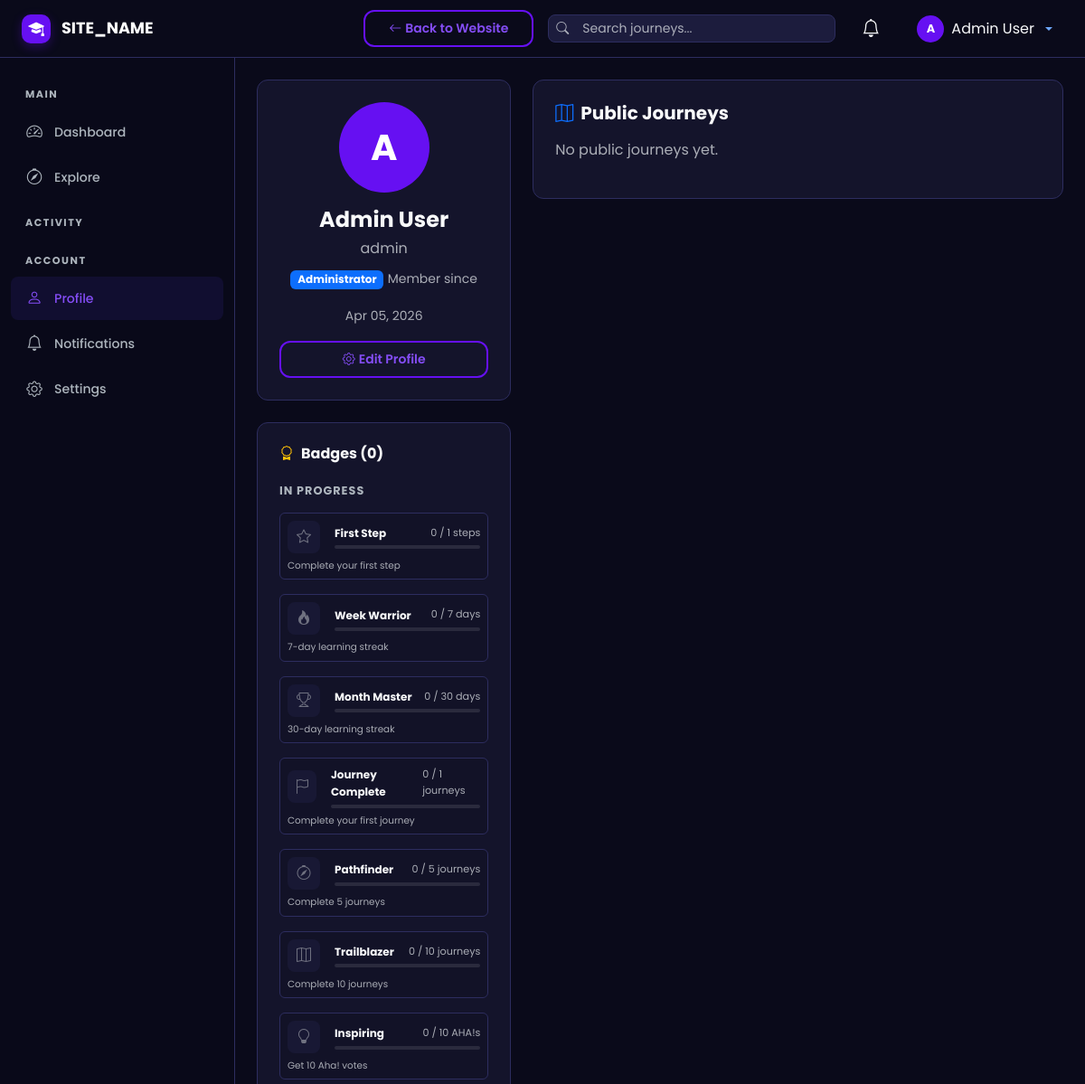
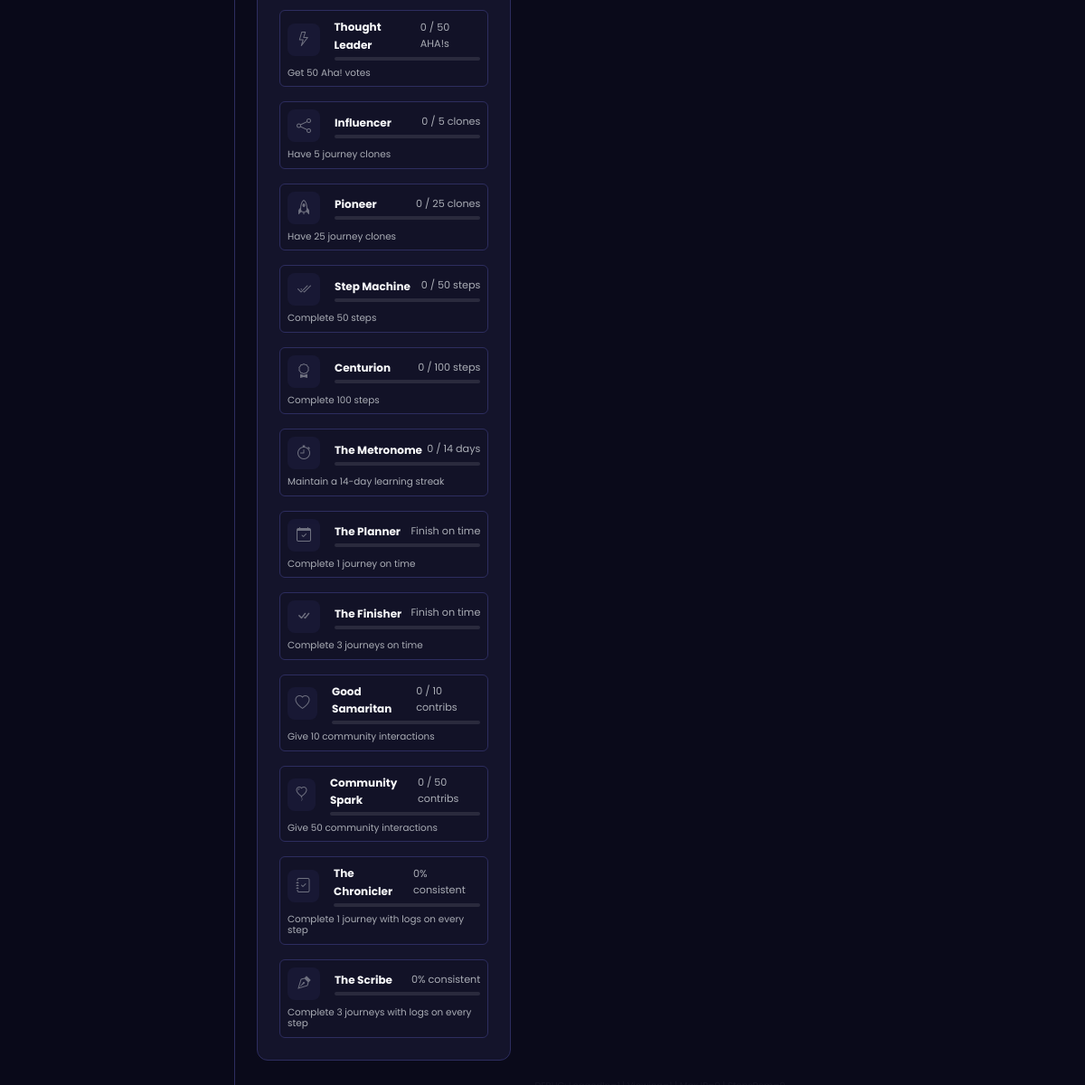
Screenshot of /user/profile.php (signed in) with the database file from the repository (2 pictures, top to bottom).
### tables this page shows
CREATE TABLE `users` (
  `id` int UNSIGNED NOT NULL,
  `username` varchar(50) NOT NULL,
  `email` varchar(255) NOT NULL,
  `password_hash` varchar(255) NOT NULL,
  `full_name` varchar(100) NOT NULL,
  `avatar` varchar(255) DEFAULT 'default-avatar.png',
  `bio` text,
  `role` enum('user','admin') NOT NULL DEFAULT 'user',
  `is_active` tinyint(1) NOT NULL DEFAULT '1',
  `current_streak` int UNSIGNED NOT NULL DEFAULT '0',
  `longest_streak` int UNSIGNED NOT NULL DEFAULT '0',
  `last_activity_date` date DEFAULT NULL,
  `created_at` datetime NOT NULL DEFAULT CURRENT_TIMESTAMP,
  `updated_at` datetime NOT NULL DEFAULT CURRENT_TIMESTAMP ON UPDATE CURRENT_TIMESTAMP
);

CREATE TABLE `badges` (
  `id` int UNSIGNED NOT NULL,
  `name` varchar(100) NOT NULL,
  `description` varchar(255) NOT NULL,
  `icon` varchar(50) NOT NULL DEFAULT 'bi-award',
  `criteria_type` enum('streak','journeys_completed','steps_completed','clones','aha_votes','consistent','community_helper','committed','diligent','aha_votes_received') NOT NULL,
  `criteria_value` int UNSIGNED NOT NULL,
  `created_at` datetime NOT NULL DEFAULT CURRENT_TIMESTAMP
);

### user/profile.php (the view, shortened to what the rows shown need)
<?php
require_once __DIR__ . '/../includes/session.php';
require_once __DIR__ . '/../includes/helpers.php';
$db = getDB();
$viewId = isset($_GET['id']) ? (int)$_GET['id'] : (isLoggedIn() ? getCurrentUserId() : 0);
$stmt = $db->prepare("SELECT * FROM users WHERE id = ?");
$stmt->execute([$viewId]);
$profile = $stmt->fetch();
$stats = getUserStats($viewId);
$isOwn = isLoggedIn() && getCurrentUserId() === $viewId;
$badgeStmt = $db->prepare("SELECT b.*, ub.earned_at FROM user_badges ub JOIN badges b ON ub.badge_id = b.id WHERE ub.user_id = ? ORDER BY ub.earned_at DESC");
$badgeStmt->execute([$viewId]);
$badges = $badgeStmt->fetchAll();
$maxJourneyProgress = 0;
$maxDiligent = 0;
$topJourneyStepsRemaining = 0;
$allBadgesStmt = $db->query("SELECT * FROM badges ORDER BY id ASC");
$allBadges = $allBadgesStmt->fetchAll();
$earnedBadgeIds = array_column($badges, 'id');
$lockedBadges = [];
foreach ($allBadges as $ab) {
    if (!in_array($ab['id'], $earnedBadgeIds)) {
        $lockedBadges[] = $ab;
    }
}
require_once __DIR__ . '/../includes/dashboard_header.php';
?>
<div class="row g-4">
    <div class="col-lg-4">
        <div class="st-card text-center">
            <div class="st-avatar-initial mb-3 mx-auto" style="width:100px;height:100px;font-size:2.5rem;">
                <?= strtoupper(substr(sanitize(ltrim(!empty($profile['full_name']) ? $profile['full_name'] : $profile['username'], '@')), 0, 1)) ?>
            </div>
            <h4 class="fw-bold mb-1"><?= sanitize(ltrim(!empty($profile['full_name']) ? $profile['full_name'] : $profile['username'], '@')) ?></h4>
            <p class="text-muted mb-2"><?= sanitize(ltrim($profile['username'], '@')) ?></p>
            <?php if ($profile['role'] === 'admin'): ?>
                <span class="badge bg-primary mb-3">Administrator</span>
            <?php endif; ?>
            <small class="text-muted">Member since <?= formatDate($profile['created_at']) ?></small>
            <?php if ($isOwn): ?>
                <div class="mt-3"><a href="<?= SITE_URL ?>/user/settings.php" class="btn btn-st-secondary btn-sm w-100"><i class="bi bi-gear me-1"></i>Edit Profile</a></div>
            <?php endif; ?>
        </div>
        <div class="st-card mt-4">
            <?php if (empty($badges) && empty($lockedBadges)): ?>
                <p class="text-muted mb-0" style="font-size:0.85rem;">No badges available.</p>
            <?php else: ?>
                <?php if (!empty($lockedBadges) && $isOwn): ?>
                    <div class="row g-3">
                        <?php foreach ($lockedBadges as $b):
                            $val = 0;
                            $target = (float)$b['criteria_value'];
                            $display = "";
                            switch ($b['criteria_type']) {
                                case 'streak':
                                    $val = (float)$stats['current_streak'];
                                    $display = $val . " / " . $target . " days";
                                    break;
                                case 'journeys_completed':
                                    $completed = (float)$stats['completed_journeys'];
                                    if ($completed == 0 && $maxJourneyProgress > 0) {
                                        $val = $maxJourneyProgress * 100;
                                        $target = 100;
                                        $display = round($val) . "% of a journey";
                                    } else {
                                        $val = $completed;
                                        $display = $val . " / " . $target . " journeys";
                                    }
                                    break;
                                case 'steps_completed':
                                    $val = (float)$stats['completed_steps'];
                                    $display = $val . " / " . $target . " steps";
                                    break;
                                case 'clones':
                                    $val = (float)$stats['total_clones'];
                                    $display = $val . " / " . $target . " clones";
                                    break;
                                case 'aha_votes':
                                    $val = (float)$stats['total_aha_received'];
                                    $display = $val . " / " . $target . " AHA!s";
                                    break;
                                case 'community_helper':
                                    $val = (float)($stats['total_comments_given'] + $stats['total_aha_given']);
                                    $display = $val . " / " . $target . " contribs";
                                    break;
                                case 'consistent':
                                    $val = (float)$stats['longest_streak'];
                                    $display = $val . " / " . $target . " days";
                                    break;
                                case 'diligent':
                                    $val = $maxDiligent * 100;
                                    $target = 100;
                                    $display = round($val) . "% consistent";
                                    break;
                                case 'committed':
                                    $val = 0;
                                    $target = 1;
                                    $display = "Finish on time";
                                    break;
                            }
                        ?>
                            <?php
                                $tooltip = "";
                                if ($b['criteria_type'] == 'journeys_completed' && $completed == 0 && $maxJourneyProgress > 0) {
                                    $tooltip = $topJourneyStepsRemaining . " steps to unlock";
                                } elseif ($b['criteria_type'] == 'diligent' && $val < 100) {
                                    $tooltip = "Add logs to all steps to unlock!";
                                } elseif ($b['criteria_type'] == 'streak') {
                                    $tooltip = ($target - $val) . " more days to unlock";
                                } elseif ($b['criteria_type'] == 'clones') {
                                    $tooltip = ($target - $val) . " more clones needed";
                                } elseif ($b['criteria_type'] == 'community_helper') {
                                    $tooltip = ($target - $val) . " more contributions needed";
                                } else {
                                    $tooltip = ($target > $val ? round($target - $val) . " more to go" : "Requirement met!");
                                }
                            ?>
                            <div class="col-12" title="<?= $tooltip ?>">
                                <div class="p-2 rounded st-badge-card" style="background:rgba(0,0,0,0.1); border:1px solid var(--st-dark-border); cursor: help;">
                                    <div class="d-flex align-items-center gap-3 mb-2">
                                        <div style="width:36px;height:36px;border-radius:8px;background:var(--st-dark-surface);display:flex;align-items:center;justify-content:center;opacity:0.6;">
                                            <i class="bi <?= $b['icon'] ?> text-muted"></i>
                                        </div>
                                        <div class="flex-grow-1">
                                            <div class="d-flex justify-content-between align-items-center">
                                                <small class="fw-bold" style="font-size:0.75rem;"><?= sanitize($b['name']) ?></small>
                                                <small class="text-muted" style="font-size:0.7rem;"><?= $display ?></small>
                                            </div>
                                            <div class="st-progress mt-1 st-progress-sm" style="background:rgba(255,255,255,0.1); border-radius:4px;">
                                            </div>
                                        </div>
                                    </div>
                                    <small class="text-muted d-block" style="font-size:0.65rem; line-height:1.2;"><?= sanitize($b['description']) ?></small>
                                </div>
                            </div>
                        <?php endforeach; ?>
                    </div>
                <?php endif; ?>
            <?php endif; ?>
        </div>
    </div>
</div>
<?php require_once __DIR__ . '/../includes/dashboard_footer.php'; ?>

### includes/dashboard_header.php (shortened to what the rows shown need)
<?php
require_once __DIR__ . '/session.php';
require_once __DIR__ . '/helpers.php';
$currentUser = getCurrentUser();
?>
<!DOCTYPE html>
<html lang="en" data-bs-theme="dark">
<head>
    <link href="https://cdn.jsdelivr.net/npm/bootstrap@5.3.3/dist/css/bootstrap.min.css" rel="stylesheet">
    <link href="https://cdn.jsdelivr.net/npm/bootstrap-icons@1.11.3/font/bootstrap-icons.min.css" rel="stylesheet">
    <link href="<?= SITE_URL ?>/assets/css/style.css" rel="stylesheet">
    <link href="<?= SITE_URL ?>/assets/css/dashboard.css" rel="stylesheet">
</head>
<body class="dashboard-body">
<nav class="navbar navbar-expand-lg navbar-dark st-topbar fixed-top">
    <div class="container-fluid px-4">
        <div class="d-flex align-items-center ms-auto gap-3">
            <div class="dropdown">
                <button class="btn btn-link text-decoration-none dropdown-toggle st-user-dropdown d-flex align-items-center gap-2" data-bs-toggle="dropdown">
                    <div class="st-avatar-initial" style="width:30px;height:30px;font-size:0.8rem;">
                        <?= strtoupper(substr(sanitize(ltrim(!empty($currentUser['full_name']) ? $currentUser['full_name'] : $currentUser['username'], '@')), 0, 1)) ?>
                    </div>
                    <span class="d-none d-md-inline text-light"><?= sanitize(!empty($currentUser['full_name']) ? $currentUser['full_name'] : ltrim($currentUser['username'], '@')) ?></span>
                </button>
            </div>
        </div>
    </div>
</nav>
<div class="st-wrapper">
    <main class="st-content">
        <div class="container-fluid p-4">

### rows the page displays
users: full_name "A", full_name "Admin User", username "admin", created_at "Apr 05, 2026"
badges: name "First Step", criteria_value "0 / 1 steps", description "Complete your first step"
badges: name "Week Warrior", criteria_value "0 / 7 days", description "7-day learning streak"
badges: name "Month Master", criteria_value "0 / 30 days", description "30-day learning streak"
badges: name "Journey Complete", criteria_value "0 / 1 journeys", description "Complete your first journey"
badges: name "Pathfinder", criteria_value "0 / 5 journeys", description "Complete 5 journeys"
badges: name "Trailblazer", criteria_value "0 / 10 journeys", description "Complete 10 journeys"
badges: name "Inspiring", criteria_value "0 / 10 AHA!s", description "Get 10 Aha! votes"
badges: name "Thought Leader", criteria_value "0 / 50 AHA!s", description "Get 50 Aha! votes"
badges: name "Influencer", criteria_value "0 / 5 clones", description "Have 5 journey clones"
badges: name "Pioneer", criteria_value "0 / 25 clones", description "Have 25 journey clones"
badges: name "Step Machine", criteria_value "0 / 50 steps", description "Complete 50 steps"
badges: name "Centurion", criteria_value "0 / 100 steps", description "Complete 100 steps"
badges: name "The Metronome", criteria_value "0 / 14 days", description "Maintain a 14-day learning streak"
badges: name "The Planner", criteria_type "Finish on time", description "Complete 1 journey on time"
badges: name "The Finisher", criteria_type "Finish on time", description "Complete 3 journeys on time"
badges: name "Good Samaritan", criteria_value "0 / 10 contribs", description "Give 10 community interactions"
badges: name "Community Spark", criteria_value "0 / 50 contribs", description "Give 50 community interactions"
badges: name "The Chronicler", display "0% consistent", description "Complete 1 journey with logs on every step"
badges: name "The Scribe", display "0% consistent", description "Complete 3 journeys with logs on every step"

### other values shown
SITE_NAME "SITE_NAME"
count($badges) "0"
